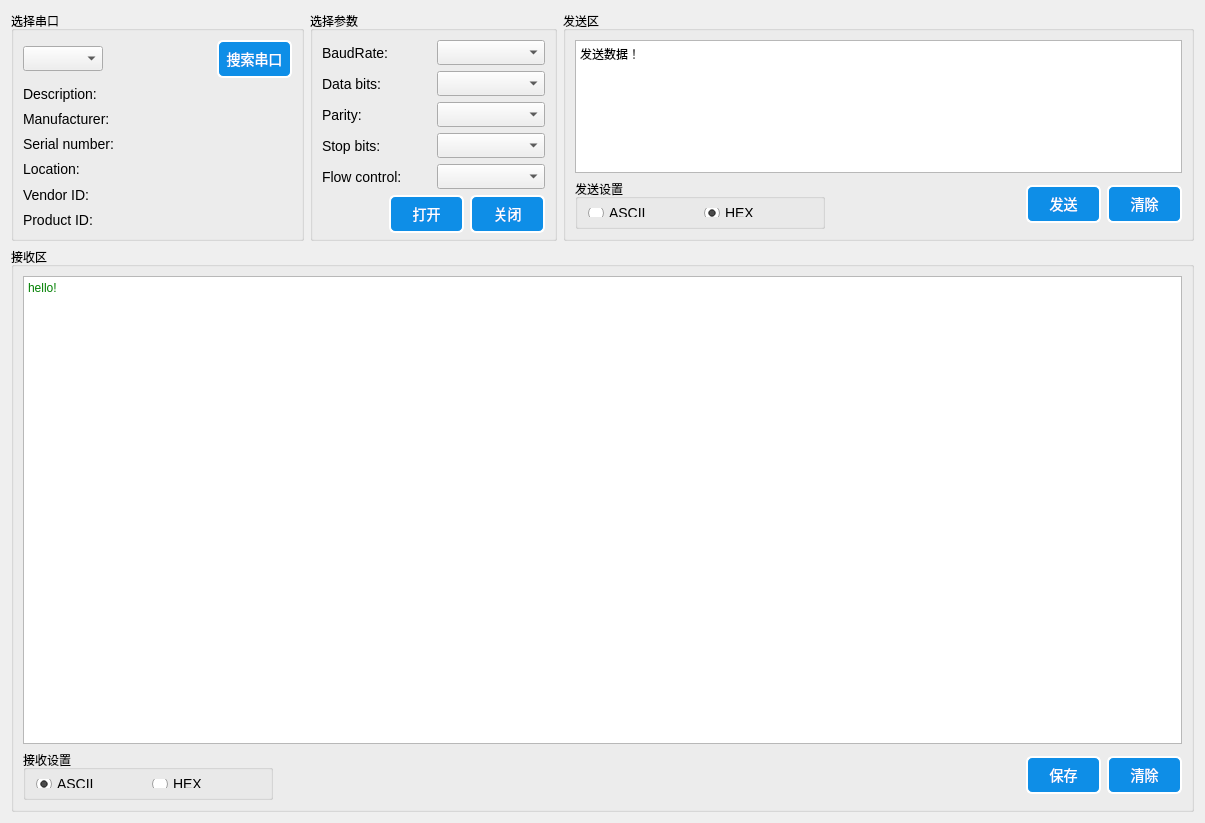
<?xml version="1.0" encoding="UTF-8"?>
<ui version="4.0">
 <class>SerialPortUi</class>
 <widget class="QDialog" name="SerialPortUi">
  <property name="geometry">
   <rect>
    <x>0</x>
    <y>0</y>
    <width>1205</width>
    <height>823</height>
   </rect>
  </property>
  <property name="windowTitle">
   <string>Dialog</string>
  </property>
  <property name="styleSheet">
   <string notr="true">QTextBrowser{
	color: green;
}


QLabel{
    color: black;
    qproperty-alignment: AlignCenter;
	
    /*font-family: 'Verdana';*/
    font-size: 14px;}

/* ******************QPushButton****************** */
QPushButton{
    background-color: rgb(14, 142, 231);
	border-style: outset;
    border-width: 2px;
	border-radius: 6px;
    color: white;
	font-size: 14px;
}

QPushButton:hover{
    background-color: rgb(57, 159, 251);
}

QPushButton:pressed{
    background-color: rgb(0, 125, 213);
}

QPushButton:disabled{
    background-color: gray;
}

QCheckBox{
	font-size: 14px;
	alignment:center}


QRadioButton{
	font-size: 14px;
	alignment:center}

    /*RadioButton样式设置*/
    QRadioButton::indicator { 
    	width: 17px;
    	height: 17px;
    }
    /*单选框未选中样式*/
    QRadioButton::indicator::unchecked {
    	
    	image: url(:/images/skin/images/radiob-unchecked.png);
    }
    /*单选框选中样式*/
    QRadioButton::indicator::checked { 
    	image: url(:/images/skin/images/radiob-checked.png);
    }
    /*RadioButton和checkbox字体和间距设置*/
    QRadioButton ,QCheckBox{
    	spacing: 5px;
    	font-size: 14px;
    }
    /*checkbox样式设置*/
    QCheckBox::indicator { 
    	width: 26px;
    	height: 50px;
    }
    /*未选中*/
    QCheckBox::indicator::unchecked {	
    	image: url(:/images/skin/images/checkb-unche.png);
    }
    /*选中*/
    QCheckBox::indicator::checked { 
    	image: url(:/images/skin/images/checkb_check.png);
    }

</string>
  </property>
  <layout class="QGridLayout" name="gridLayout_7">
   <item row="0" column="0">
    <widget class="QGroupBox" name="selectBox">
     <property name="sizePolicy">
      <sizepolicy hsizetype="Preferred" vsizetype="Fixed">
       <horstretch>0</horstretch>
       <verstretch>0</verstretch>
      </sizepolicy>
     </property>
     <property name="minimumSize">
      <size>
       <width>0</width>
       <height>230</height>
      </size>
     </property>
     <property name="maximumSize">
      <size>
       <width>16777215</width>
       <height>230</height>
      </size>
     </property>
     <property name="title">
      <string>选择串口</string>
     </property>
     <layout class="QGridLayout" name="gridLayout_6">
      <item row="0" column="0">
       <widget class="QComboBox" name="serialPortInfoListBox">
        <property name="minimumSize">
         <size>
          <width>80</width>
          <height>25</height>
         </size>
        </property>
       </widget>
      </item>
      <item row="0" column="1">
       <spacer name="horizontalSpacer_3">
        <property name="orientation">
         <enum>Qt::Horizontal</enum>
        </property>
        <property name="sizeType">
         <enum>QSizePolicy::Preferred</enum>
        </property>
        <property name="sizeHint" stdset="0">
         <size>
          <width>102</width>
          <height>20</height>
         </size>
        </property>
       </spacer>
      </item>
      <item row="0" column="2">
       <widget class="QPushButton" name="searchButton">
        <property name="sizePolicy">
         <sizepolicy hsizetype="Fixed" vsizetype="Fixed">
          <horstretch>0</horstretch>
          <verstretch>0</verstretch>
         </sizepolicy>
        </property>
        <property name="minimumSize">
         <size>
          <width>75</width>
          <height>38</height>
         </size>
        </property>
        <property name="styleSheet">
         <string notr="true"/>
        </property>
        <property name="text">
         <string>搜索串口</string>
        </property>
       </widget>
      </item>
      <item row="1" column="0" colspan="3">
       <widget class="QLabel" name="descriptionLabel">
        <property name="text">
         <string>Description:</string>
        </property>
       </widget>
      </item>
      <item row="2" column="0" colspan="3">
       <widget class="QLabel" name="manufacturerLabel">
        <property name="text">
         <string>Manufacturer:</string>
        </property>
       </widget>
      </item>
      <item row="3" column="0" colspan="3">
       <widget class="QLabel" name="serialNumberLabel">
        <property name="text">
         <string>Serial number:</string>
        </property>
       </widget>
      </item>
      <item row="4" column="0" colspan="3">
       <widget class="QLabel" name="locationLabel">
        <property name="text">
         <string>Location:</string>
        </property>
       </widget>
      </item>
      <item row="5" column="0" colspan="3">
       <widget class="QLabel" name="vidLabel">
        <property name="text">
         <string>Vendor ID:</string>
        </property>
       </widget>
      </item>
      <item row="6" column="0" colspan="3">
       <widget class="QLabel" name="pidLabel">
        <property name="text">
         <string>Product ID:</string>
        </property>
       </widget>
      </item>
     </layout>
    </widget>
   </item>
   <item row="0" column="1">
    <widget class="QGroupBox" name="parametersBox">
     <property name="sizePolicy">
      <sizepolicy hsizetype="Preferred" vsizetype="Fixed">
       <horstretch>0</horstretch>
       <verstretch>0</verstretch>
      </sizepolicy>
     </property>
     <property name="minimumSize">
      <size>
       <width>0</width>
       <height>230</height>
      </size>
     </property>
     <property name="maximumSize">
      <size>
       <width>16777215</width>
       <height>230</height>
      </size>
     </property>
     <property name="title">
      <string>选择参数</string>
     </property>
     <layout class="QGridLayout" name="gridLayout_2">
      <item row="0" column="0">
       <widget class="QLabel" name="baudRateLabel">
        <property name="text">
         <string>BaudRate:</string>
        </property>
       </widget>
      </item>
      <item row="0" column="1">
       <widget class="QComboBox" name="baudRateBox">
        <property name="minimumSize">
         <size>
          <width>80</width>
          <height>25</height>
         </size>
        </property>
       </widget>
      </item>
      <item row="1" column="0">
       <widget class="QLabel" name="dataBitsLabel">
        <property name="text">
         <string>Data bits:</string>
        </property>
       </widget>
      </item>
      <item row="1" column="1">
       <widget class="QComboBox" name="dataBitsBox">
        <property name="minimumSize">
         <size>
          <width>80</width>
          <height>25</height>
         </size>
        </property>
       </widget>
      </item>
      <item row="2" column="0">
       <widget class="QLabel" name="parityLabel">
        <property name="text">
         <string>Parity:</string>
        </property>
       </widget>
      </item>
      <item row="2" column="1">
       <widget class="QComboBox" name="parityBox">
        <property name="minimumSize">
         <size>
          <width>80</width>
          <height>25</height>
         </size>
        </property>
       </widget>
      </item>
      <item row="3" column="0">
       <widget class="QLabel" name="stopBitsLabel">
        <property name="text">
         <string>Stop bits:</string>
        </property>
       </widget>
      </item>
      <item row="3" column="1">
       <widget class="QComboBox" name="stopBitsBox">
        <property name="minimumSize">
         <size>
          <width>80</width>
          <height>25</height>
         </size>
        </property>
       </widget>
      </item>
      <item row="4" column="0">
       <widget class="QLabel" name="flowControlLabel">
        <property name="text">
         <string>Flow control:</string>
        </property>
       </widget>
      </item>
      <item row="4" column="1">
       <widget class="QComboBox" name="flowControlBox">
        <property name="minimumSize">
         <size>
          <width>80</width>
          <height>25</height>
         </size>
        </property>
       </widget>
      </item>
      <item row="5" column="0" colspan="2">
       <layout class="QHBoxLayout" name="horizontalLayout">
        <item>
         <spacer name="horizontalSpacer_2">
          <property name="orientation">
           <enum>Qt::Horizontal</enum>
          </property>
          <property name="sizeHint" stdset="0">
           <size>
            <width>67</width>
            <height>20</height>
           </size>
          </property>
         </spacer>
        </item>
        <item>
         <widget class="QPushButton" name="Button_Open">
          <property name="sizePolicy">
           <sizepolicy hsizetype="Fixed" vsizetype="Fixed">
            <horstretch>0</horstretch>
            <verstretch>0</verstretch>
           </sizepolicy>
          </property>
          <property name="minimumSize">
           <size>
            <width>75</width>
            <height>38</height>
           </size>
          </property>
          <property name="text">
           <string>打开</string>
          </property>
         </widget>
        </item>
        <item>
         <widget class="QPushButton" name="Button_Close">
          <property name="sizePolicy">
           <sizepolicy hsizetype="Fixed" vsizetype="Fixed">
            <horstretch>0</horstretch>
            <verstretch>0</verstretch>
           </sizepolicy>
          </property>
          <property name="minimumSize">
           <size>
            <width>75</width>
            <height>38</height>
           </size>
          </property>
          <property name="text">
           <string>关闭</string>
          </property>
         </widget>
        </item>
       </layout>
      </item>
     </layout>
    </widget>
   </item>
   <item row="0" column="2">
    <widget class="QGroupBox" name="groupBox_2">
     <property name="sizePolicy">
      <sizepolicy hsizetype="Preferred" vsizetype="Fixed">
       <horstretch>0</horstretch>
       <verstretch>0</verstretch>
      </sizepolicy>
     </property>
     <property name="minimumSize">
      <size>
       <width>0</width>
       <height>230</height>
      </size>
     </property>
     <property name="maximumSize">
      <size>
       <width>16777213</width>
       <height>230</height>
      </size>
     </property>
     <property name="title">
      <string>发送区</string>
     </property>
     <layout class="QGridLayout" name="gridLayout_5">
      <item row="0" column="0" colspan="2">
       <widget class="QTextEdit" name="textEdit_Send_2">
        <property name="sizePolicy">
         <sizepolicy hsizetype="Expanding" vsizetype="Expanding">
          <horstretch>0</horstretch>
          <verstretch>0</verstretch>
         </sizepolicy>
        </property>
        <property name="minimumSize">
         <size>
          <width>0</width>
          <height>100</height>
         </size>
        </property>
        <property name="maximumSize">
         <size>
          <width>16777215</width>
          <height>99999</height>
         </size>
        </property>
        <property name="html">
         <string>&lt;!DOCTYPE HTML PUBLIC &quot;-//W3C//DTD HTML 4.0//EN&quot; &quot;http://www.w3.org/TR/REC-html40/strict.dtd&quot;&gt;
&lt;html&gt;&lt;head&gt;&lt;meta name=&quot;qrichtext&quot; content=&quot;1&quot; /&gt;&lt;style type=&quot;text/css&quot;&gt;
p, li { white-space: pre-wrap; }
&lt;/style&gt;&lt;/head&gt;&lt;body style=&quot; font-family:'SimSun'; font-size:9pt; font-weight:400; font-style:normal;&quot;&gt;
&lt;p style=&quot; margin-top:0px; margin-bottom:0px; margin-left:0px; margin-right:0px; -qt-block-indent:0; text-indent:0px;&quot;&gt;发送数据！&lt;/p&gt;&lt;/body&gt;&lt;/html&gt;</string>
        </property>
       </widget>
      </item>
      <item row="1" column="0">
       <widget class="QGroupBox" name="groupBox_4">
        <property name="sizePolicy">
         <sizepolicy hsizetype="Fixed" vsizetype="Fixed">
          <horstretch>0</horstretch>
          <verstretch>0</verstretch>
         </sizepolicy>
        </property>
        <property name="minimumSize">
         <size>
          <width>250</width>
          <height>50</height>
         </size>
        </property>
        <property name="maximumSize">
         <size>
          <width>250</width>
          <height>50</height>
         </size>
        </property>
        <property name="title">
         <string>发送设置</string>
        </property>
        <layout class="QGridLayout" name="gridLayout_3">
         <item row="0" column="0">
          <widget class="QRadioButton" name="radioButton_ASCII">
           <property name="text">
            <string>ASCII</string>
           </property>
          </widget>
         </item>
         <item row="0" column="1">
          <widget class="QRadioButton" name="radioButton_HEX">
           <property name="text">
            <string>HEX</string>
           </property>
           <property name="checked">
            <bool>true</bool>
           </property>
          </widget>
         </item>
        </layout>
       </widget>
      </item>
      <item row="1" column="1">
       <layout class="QHBoxLayout" name="horizontalLayout_2">
        <item>
         <spacer name="horizontalSpacer_4">
          <property name="orientation">
           <enum>Qt::Horizontal</enum>
          </property>
          <property name="sizeHint" stdset="0">
           <size>
            <width>67</width>
            <height>20</height>
           </size>
          </property>
         </spacer>
        </item>
        <item>
         <widget class="QPushButton" name="pushButton_Send">
          <property name="sizePolicy">
           <sizepolicy hsizetype="Fixed" vsizetype="Fixed">
            <horstretch>0</horstretch>
            <verstretch>0</verstretch>
           </sizepolicy>
          </property>
          <property name="minimumSize">
           <size>
            <width>75</width>
            <height>38</height>
           </size>
          </property>
          <property name="text">
           <string>发送</string>
          </property>
         </widget>
        </item>
        <item>
         <widget class="QPushButton" name="pushButton_Clear">
          <property name="sizePolicy">
           <sizepolicy hsizetype="Fixed" vsizetype="Fixed">
            <horstretch>0</horstretch>
            <verstretch>0</verstretch>
           </sizepolicy>
          </property>
          <property name="minimumSize">
           <size>
            <width>75</width>
            <height>38</height>
           </size>
          </property>
          <property name="text">
           <string>清除</string>
          </property>
         </widget>
        </item>
       </layout>
      </item>
     </layout>
    </widget>
   </item>
   <item row="1" column="0" colspan="3">
    <widget class="QGroupBox" name="groupBox">
     <property name="title">
      <string>接收区</string>
     </property>
     <layout class="QGridLayout" name="gridLayout">
      <item row="0" column="0" colspan="2">
       <widget class="QTextBrowser" name="textBrowser">
        <property name="html">
         <string>&lt;!DOCTYPE HTML PUBLIC &quot;-//W3C//DTD HTML 4.0//EN&quot; &quot;http://www.w3.org/TR/REC-html40/strict.dtd&quot;&gt;
&lt;html&gt;&lt;head&gt;&lt;meta name=&quot;qrichtext&quot; content=&quot;1&quot; /&gt;&lt;style type=&quot;text/css&quot;&gt;
p, li { white-space: pre-wrap; }
&lt;/style&gt;&lt;/head&gt;&lt;body style=&quot; font-family:'SimSun'; font-size:9pt; font-weight:400; font-style:normal;&quot;&gt;
&lt;p style=&quot; margin-top:0px; margin-bottom:0px; margin-left:0px; margin-right:0px; -qt-block-indent:0; text-indent:0px;&quot;&gt;hello!&lt;/p&gt;&lt;/body&gt;&lt;/html&gt;</string>
        </property>
       </widget>
      </item>
      <item row="1" column="0">
       <widget class="QGroupBox" name="groupBox_5">
        <property name="sizePolicy">
         <sizepolicy hsizetype="Fixed" vsizetype="Fixed">
          <horstretch>0</horstretch>
          <verstretch>0</verstretch>
         </sizepolicy>
        </property>
        <property name="minimumSize">
         <size>
          <width>250</width>
          <height>50</height>
         </size>
        </property>
        <property name="maximumSize">
         <size>
          <width>250</width>
          <height>50</height>
         </size>
        </property>
        <property name="title">
         <string>接收设置</string>
        </property>
        <layout class="QGridLayout" name="gridLayout_4">
         <item row="0" column="0">
          <widget class="QRadioButton" name="radioButton_ASCIIREC">
           <property name="text">
            <string>ASCII</string>
           </property>
           <property name="checked">
            <bool>true</bool>
           </property>
          </widget>
         </item>
         <item row="0" column="1">
          <widget class="QRadioButton" name="radioButton_HEXREC">
           <property name="text">
            <string>HEX</string>
           </property>
          </widget>
         </item>
        </layout>
       </widget>
      </item>
      <item row="1" column="1">
       <layout class="QHBoxLayout" name="horizontalLayout_3">
        <item>
         <spacer name="horizontalSpacer">
          <property name="orientation">
           <enum>Qt::Horizontal</enum>
          </property>
          <property name="sizeHint" stdset="0">
           <size>
            <width>632</width>
            <height>20</height>
           </size>
          </property>
         </spacer>
        </item>
        <item>
         <widget class="QPushButton" name="pushButton_save">
          <property name="sizePolicy">
           <sizepolicy hsizetype="Fixed" vsizetype="Fixed">
            <horstretch>0</horstretch>
            <verstretch>0</verstretch>
           </sizepolicy>
          </property>
          <property name="minimumSize">
           <size>
            <width>75</width>
            <height>38</height>
           </size>
          </property>
          <property name="text">
           <string>保存</string>
          </property>
         </widget>
        </item>
        <item>
         <widget class="QPushButton" name="pushButton_ClearRec">
          <property name="sizePolicy">
           <sizepolicy hsizetype="Fixed" vsizetype="Fixed">
            <horstretch>0</horstretch>
            <verstretch>0</verstretch>
           </sizepolicy>
          </property>
          <property name="minimumSize">
           <size>
            <width>75</width>
            <height>38</height>
           </size>
          </property>
          <property name="text">
           <string>清除</string>
          </property>
         </widget>
        </item>
       </layout>
      </item>
     </layout>
    </widget>
   </item>
  </layout>
 </widget>
 <resources/>
 <connections/>
</ui>
